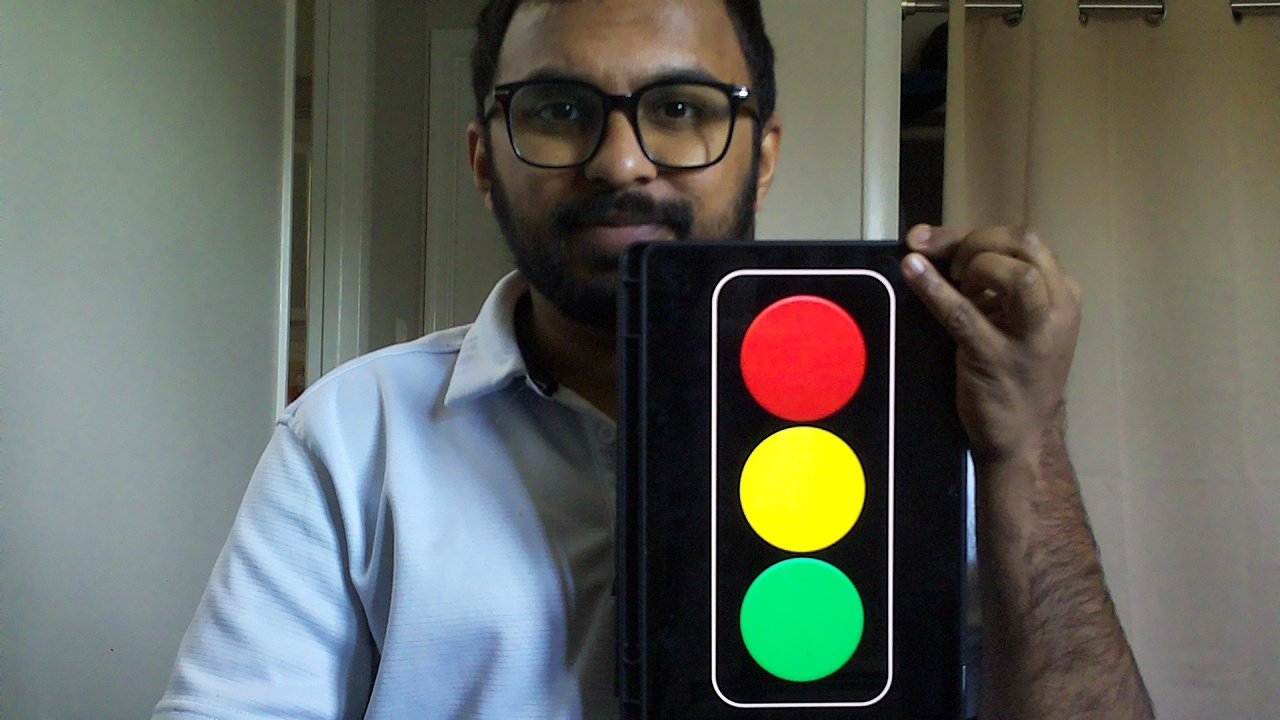
#> input picture assets/images/traffic_light.jpg, 1280 x 720 px, found by its file name
$ python contour_detection.py
#> lines starting #> are read from the running program, lines starting #| are printed output that depends on the picture; after the words box and inside, x2 and y2 are one past the last pixel; in counts of white or black regions, pixels touching at a corner belong together; long printed decimals are rounded
import cv2 as cv
import numpy as np

image = cv.imread('traffic_light.jpg')
#> image is the input picture: shape (720, 1280, 3); mean B, G, R 93.7, 101.4, 97.9
output = image.copy()

red_lower = np.array([167, 170, 40])
red_upper = np.array([179, 255, 255])
yellow_lower = np.array([20, 157, 40])
yellow_upper = np.array([40, 255, 255])
green_lower = np.array([45, 80, 70])
green_upper = np.array([95, 255, 255])

hsv_image = cv.cvtColor(image, cv.COLOR_BGR2HSV)
#> hsv_image: shape (720, 1280, 3); mean H, S, V 64.8, 69.7, 112.4

# masks
mask_red = cv.inRange(hsv_image, red_lower, red_upper)
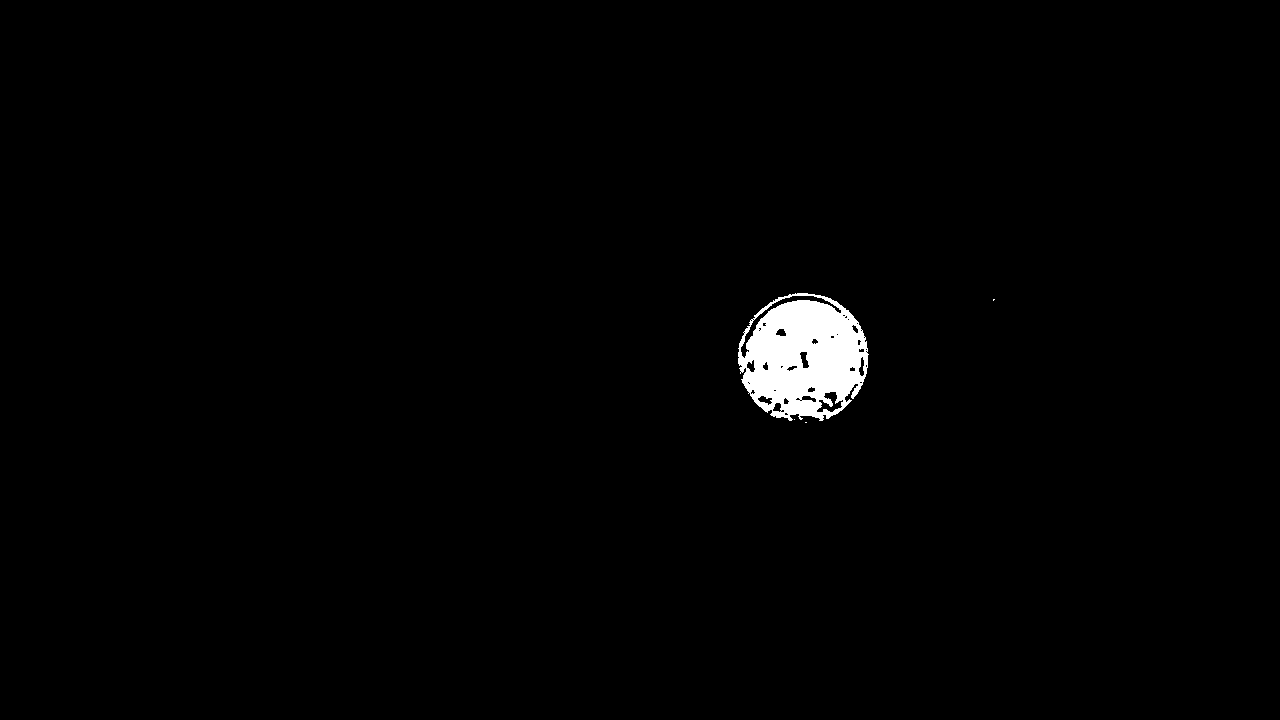
#> mask_red: shape (720, 1280); 1.2% white; 4 white regions (3 under 20 px), largest, box (x1, y1, x2, y2) and area: (738, 293, 869, 421) 11496
mask_yellow = cv.inRange(hsv_image, yellow_lower, yellow_upper)
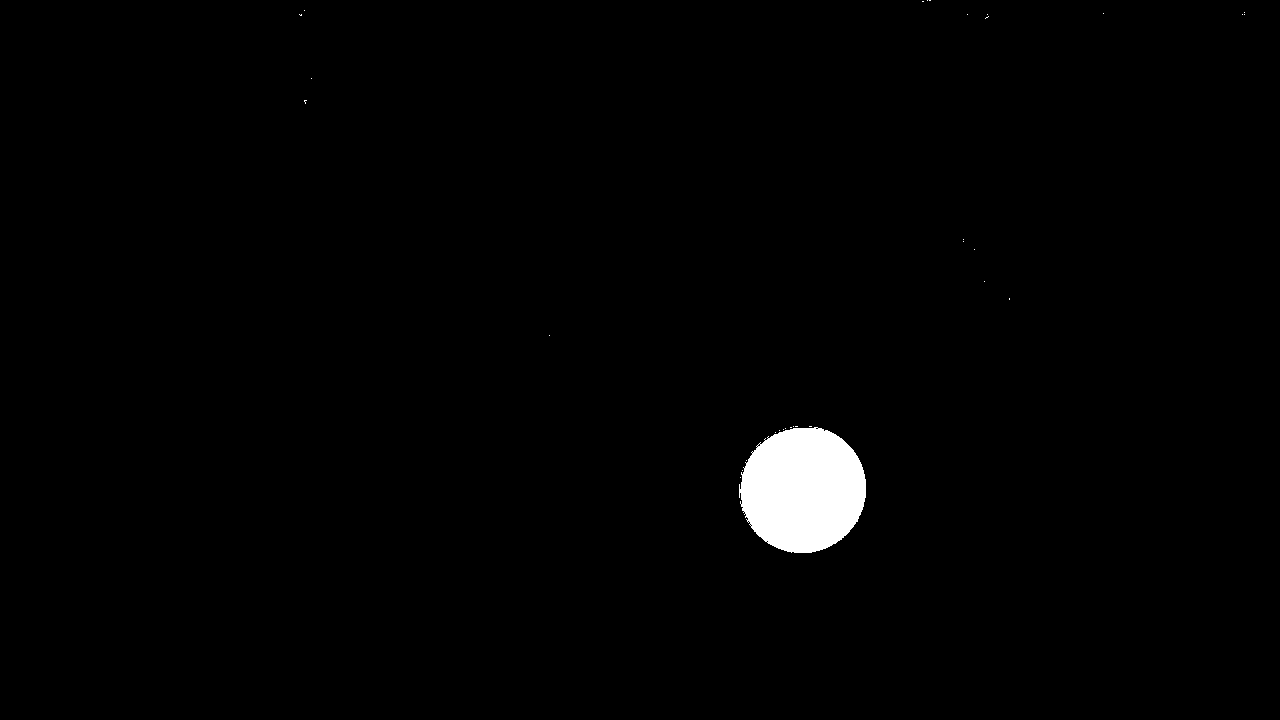
#> mask_yellow: shape (720, 1280); 1.4% white; 32 white regions (31 under 20 px), largest, box (x1, y1, x2, y2) and area: (739, 427, 866, 553) 12515
mask_green = cv.inRange(hsv_image, green_lower, green_upper)
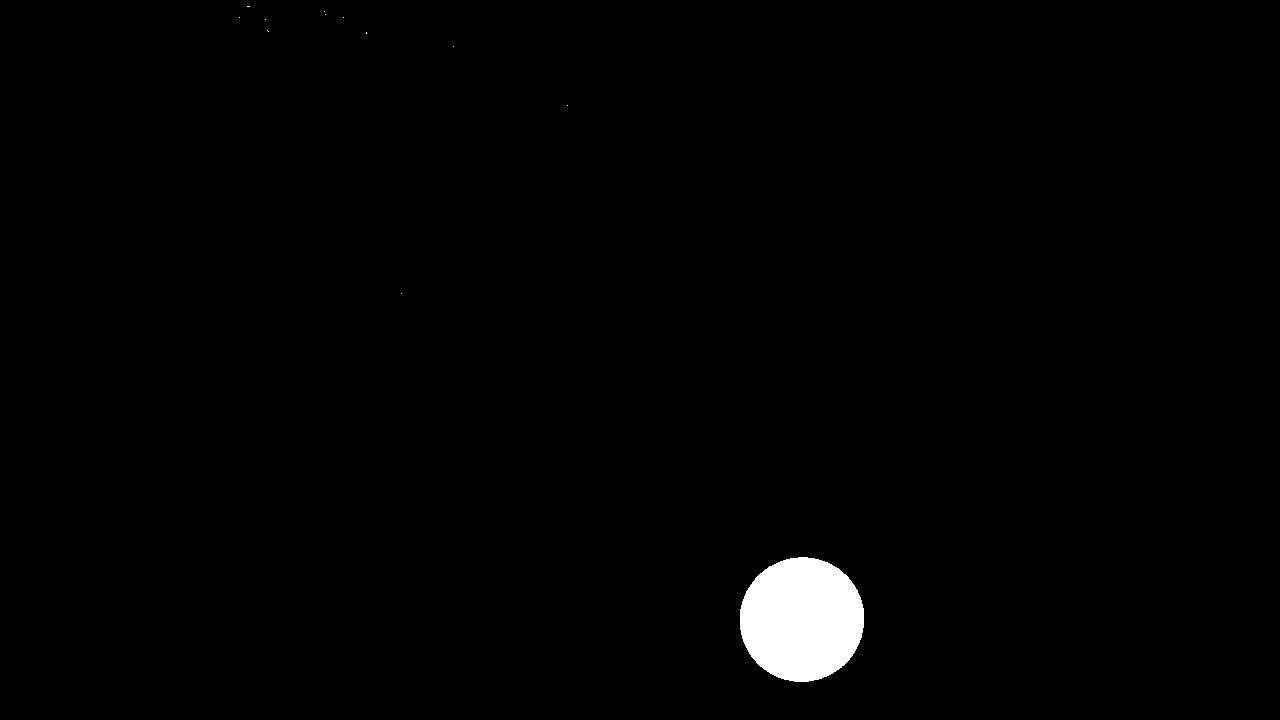
#> mask_green: shape (720, 1280); 1.3% white; 12 white regions (11 under 20 px)

# Images after applying mask
red_image = cv.bitwise_and(image, image, mask=mask_red)
yellow_image = cv.bitwise_and(image, image, mask=mask_yellow)
green_image = cv.bitwise_and(image, image, mask=mask_green)

contours, hierarchy = cv.findContours(mask_green, cv.RETR_EXTERNAL, cv.CHAIN_APPROX_SIMPLE)
#> contours = 12 contours, 11 with area under 20; largest, box (x1, y1, x2, y2) and area: (740, 557, 864, 682) 12030

if len(contours)>0:
    max_contour=max(contours,key=cv.contourArea)
#> max_contour = contour of 183 points, box (x1, y1, x2, y2) (740, 557, 864, 682), area 12030
    ((x,y),radius)=cv.minEnclosingCircle(max_contour) #usualy for identifying perfect circles
#> x = 801.3; y = 618.9; radius = 62.7
    M=cv.moments(max_contour)
#> M = moments, m00 12029.5, centre m10/m00, m01/m00 = (801.5, 619.1)


    if M["m00"] !=0:
        cx= M["m10"] / M["m00"]
#> cx = 801.5
        cy= M["m01"] / M["m00"]
#> cy = 619.1
    print((x,y)) #centre calculated with cv.minEnclosing Circle of largest contour
#| (801.342, 618.864)
    print((cx,cy)) #centre calculated with cv.moments of largest contour
#| (801.502, 619.074)

    if radius>10:
        cv.circle(output, (int(x),int(y)),4, (0,0,255), -1)
#> output: shape (720, 1280, 3); 0.01% of pixels changed, all inside (x1, y1, x2, y2) = (797, 614, 806, 623)
        cv.circle(output, (int(x),int(y)),int(radius),(0,0,255), 3)
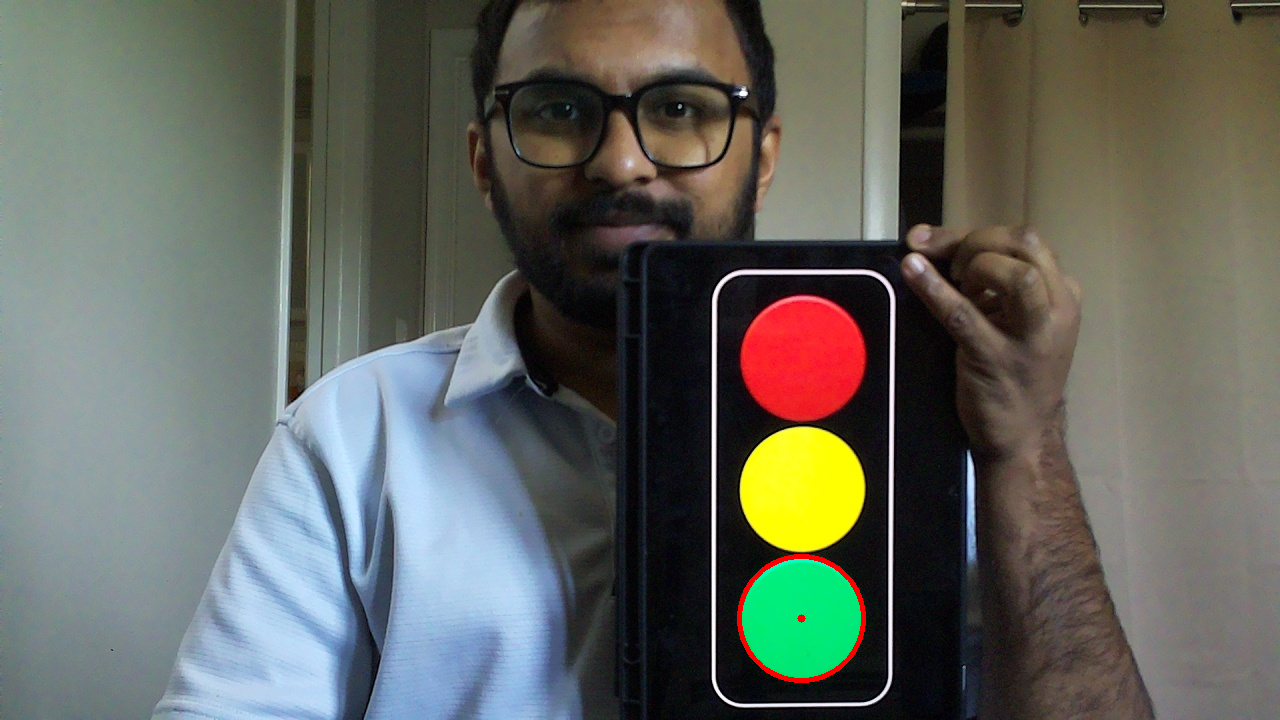
#> output: shape (720, 1280, 3); mean B, G, R 93.6, 101.2, 98.4
'''
        M["m00"]  # Area
        M["m10"] #It sums up all the x-coordinates of the contour pixels.
        M["m01"] #It sums up all the x-coordinates of the contour pixels.
            '''

cv.imshow('green_contour',output)
cv.waitKey(0)
cv.destroyAllWindows()

$ run again, with assets/images/blue.jpg copied over assets/images/traffic_light.jpg
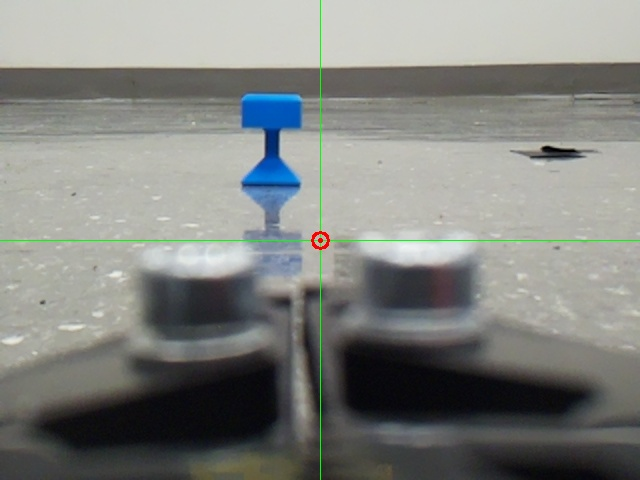
#> input picture assets/images/blue.jpg, 640 x 480 px, found by its file name
#> image is the input picture: shape (480, 640, 3); mean B, G, R 128.4, 132.3, 130.1
#> hsv_image: shape (480, 640, 3); mean H, S, V 52, 24.7, 135.3
#> `mask_red = cv.inRange(hsv_image, red_lower, red_upper)`:
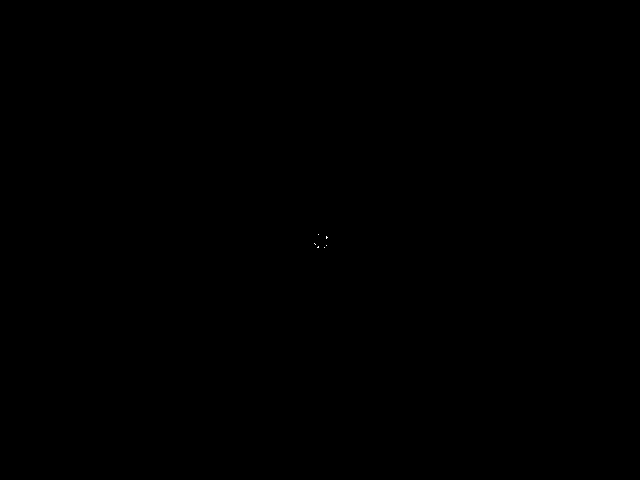
#> mask_red: shape (480, 640); 0% white in thin lines or dots, all inside (x1, y1, x2, y2) = (314, 234, 328, 248)
#> mask_yellow: shape (480, 640); every value is 0
#> mask_green: shape (480, 640); 0.77% white in thin lines or dots
#> yellow_image: shape (480, 640, 3); every value is 0
#> contours = 8 contours, 4 with area under 20; largest, box (x1, y1, x2, y2) and area: (319, 251, 323, 480) 373, (0, 240, 310, 242) 309, (331, 240, 640, 242) 308, (319, 0, 323, 230) 274
#> max_contour = contour of 64 points, box (x1, y1, x2, y2) (319, 251, 323, 480), area 373
#> x = 320.5; y = 365; radius = 114
#> M = moments, m00 373, centre m10/m00, m01/m00 = (320.6, 369.1)
#> cx = 320.6
#> cy = 369.1
#| (320.5, 365.0)
#| (320.597, 369.118)
#> `cv.circle(output, (int(x),int(y)),int(radius),(0,0,255), 3)`:
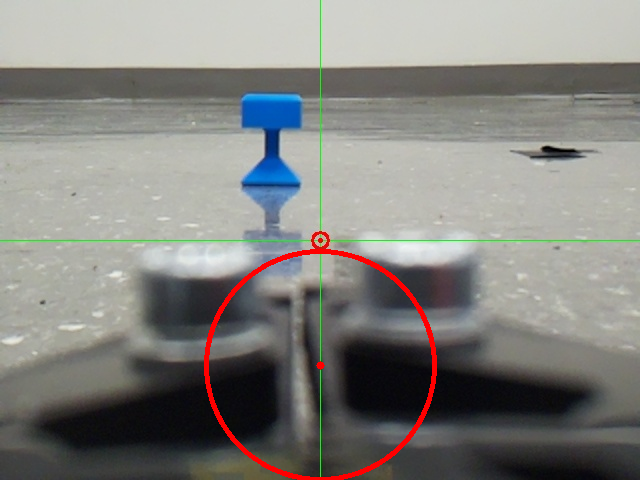
#> output: shape (480, 640, 3); mean B, G, R 127.5, 131.4, 132.2
